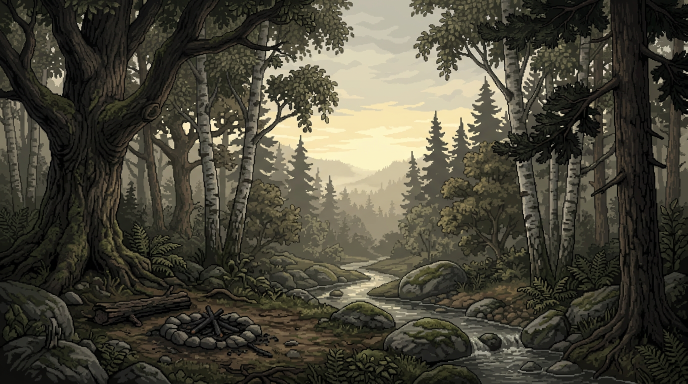
#> input picture assets/wild-earth-menu.png, 1376 x 768 px (shown at 1/2 size)
$ python generate_frontier_assets.py
#> lines starting #> are read from the running program, lines starting #| are printed output that depends on the picture
#!/usr/bin/env python3
"""Original synthesized music, UI/character Foley and nature beds. No recordings.
The prepared outputs ship in the APK/source; Python+Pillow+NumPy only needed to regenerate.
"""
import pathlib, wave, numpy as np
from PIL import Image, ImageOps
R=pathlib.Path(__file__).resolve().parents[1]
A=R/'android/assets'; (A/'music').mkdir(exist_ok=True)
rate=22050
rng=np.random.default_rng(303)
def wav(path,samples):
    a=np.asarray(samples,dtype=np.float64)
    a=np.nan_to_num(a)
    peak=np.max(np.abs(a))
    if peak>.94: a*=.94/peak
    with wave.open(str(path),'wb') as f:
        f.setnchannels(1);f.setsampwidth(2);f.setframerate(rate);f.writeframes((np.clip(a,-1,1)*32767).astype('<i2').tobytes())
def tone(freq,dur,amp=.1,kind='bell'):
    t=np.arange(int(rate*dur))/rate
    if kind=='pad':
        a=(np.sin(2*np.pi*freq*t)+.22*np.sin(2*np.pi*freq*2*t)+.1*np.sin(2*np.pi*freq*3*t))
        env=np.minimum(t/.4,1)*np.minimum((dur-t)/.7,1)
    else:
        a=np.sin(2*np.pi*freq*t)+.23*np.sin(2*np.pi*freq*2*t)*np.exp(-t*4)+.08*np.sin(2*np.pi*freq*3*t)
        env=(1-np.exp(-t*130))*np.exp(-t*(2.2 if kind=='bell' else 4.5))
    return a*env*amp
def hz(n):return 440*2**((n-69)/12)
# 16 bars, 4 beats each at 100 BPM = 38.4 seconds. Circular rendering makes
# reverb/note tails cross the loop boundary rather than click or go silent.
N=int(38.4*rate)
for biome in range(6):
    a=np.zeros(N)
    def add(start,s):
        idx=(int(start*rate)+np.arange(len(s)))%N
        np.add.at(a,idx,s)
    roots=[50,55,58,53] if biome in (0,1,3) else [45,48,50,43]
    shift=[0,2,-2,7,-5,-7][biome]
    for bar in range(16):
        root=roots[(bar//2)%4]+shift
        for interval in [0,7,14]:add(bar*2.4,tone(hz(root+interval),3.4,.034,'pad'))
        add(bar*2.4,tone(hz(root-12),1.5,.062,'pluck'))
        for step in range(4):
            note=root+[12,19,24,14,19,26,17,24][(bar+step)%8]
            if biome==4 and step%2:continue
            add(bar*2.4+step*.6,tone(hz(note),1.8,.065 if biome==0 else .045,'bell'))
        # Soft pulse, never competing with the attack sounds.
        if biome in (2,5):
            t=np.arange(int(.15*rate))/rate
            beat=np.sin(2*np.pi*(65*t-55*t*t))*np.exp(-t*30)*.08
            add(bar*2.4,beat);add(bar*2.4+1.2,beat*.65)
    a+=np.roll(a,int(.27*rate))*.14+np.roll(a,int(.51*rate))*.07
    wav(A/'music'/f'{biome+1}.wav',a)
# Transition whoosh, crystalline studio ident, three walking surfaces, hurt grunt, guardian roar.
t=np.arange(int(.38*rate))/rate
noise=rng.normal(0,1,len(t));noise=np.convolve(noise,np.ones(7)/7,'same')
wav(A/'audio/15.wav',noise*np.sin(np.pi*t/.38)**2*.45+tone(660,.38,.12))
s=np.zeros(int(1.8*rate))
for delay,note in [(0,50),(.17,57),(.35,62),(.52,69)]:
    q=tone(hz(note),1.15,.17);i=int(delay*rate);s[i:i+len(q)]+=q
wav(A/'audio/16.wav',s)
for i in [17,18,19]:
    dur=.15;t=np.arange(int(dur*rate))/rate;n=rng.normal(0,1,len(t));smooth=np.convolve(n,np.ones(6 if i==17 else 2)/ (6 if i==17 else 2),'same')
    a=smooth*np.exp(-t*(36 if i!=19 else 24))*.27+np.sin(2*np.pi*(90 if i==17 else 140)*t)*np.exp(-t*43)*.1
    wav(A/'audio'/f'{i}.wav',a)
t=np.arange(int(.28*rate))/rate
phase=2*np.pi*(125*t-55*t*t)
voice=(np.sin(phase)+.5*np.sin(phase*2)+.2*np.sin(phase*5))*(1-np.exp(-t*70))*np.exp(-t*11)
wav(A/'audio/20.wav',voice*.3)
t=np.arange(int(.85*rate))/rate
phase=2*np.pi*(58*t+11*np.sin(t*5))
roar=(np.sin(phase)+.32*np.sin(phase*3)+rng.normal(0,.12,len(t)))*np.sin(np.pi*t/.85)**1.4
wav(A/'audio/21.wav',roar*.32)
for i in [22,23,24]:
    duration=8;t=np.arange(int(duration*rate))/rate;n=rng.normal(0,1,len(t));
    base=np.convolve(n,np.ones(90)/90,'same')*.8
    if i==22:base+=np.sin(2*np.pi*118*t)*(.017+.009*np.sin(2*np.pi*t/8))
    if i==23:
        for k in range(6):
            start=k*1.25+.2;q=np.arange(int(.3*rate))/rate;f=320+40*(k%3);s=np.sin(2*np.pi*f*q)*np.exp(-q*15)*.12
            j=int(start*rate);base[j:j+len(q)]+=s
    if i==24:base+=np.sin(2*np.pi*43*t)*.08+np.sin(2*np.pi*71*t)*.04
    # Short edge fade avoids a hard discontinuity on loops.
    edge=int(.04*rate);base[:edge]*=np.linspace(0,1,edge);base[-edge:]*=np.linspace(1,0,edge)
    wav(A/'audio'/f'{i}.wav',base)
im=ImageOps.fit(Image.open((R/'assets/wild-earth-menu.png')).convert('RGB'),(640,360),method=Image.Resampling.LANCZOS)
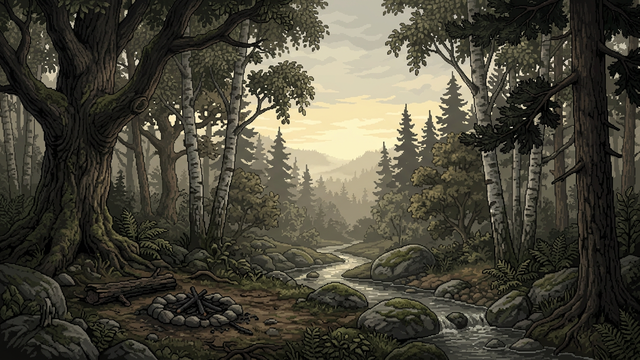
#> im: PIL image 640x360 RGB; mean R, G, B 73.2, 70.2, 57
p=np.array(im).astype(np.uint16)
rgb=((p[:,:,0]>>3)<<11)|((p[:,:,1]>>2)<<5)|(p[:,:,2]>>3)
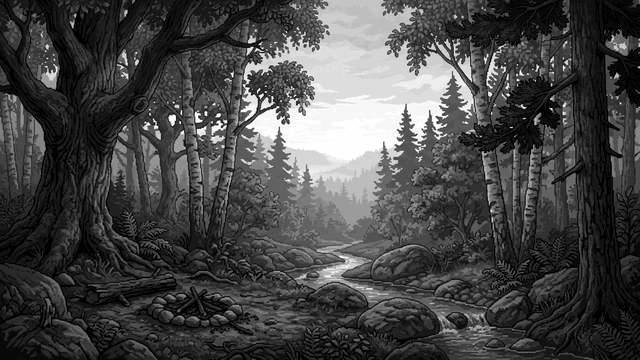
#> rgb: shape (360, 640) uint16; min 0, max 65535, mean 18398.5; drawn with min black and max white
(A/'cover.bin').write_bytes(rgb.astype('<u2').tobytes())
im.save(R/'assets/menu-preview.png')
print('Prepared panorama, six original 38.4-second music loops, character/UI sounds and five biome ambience beds.')
